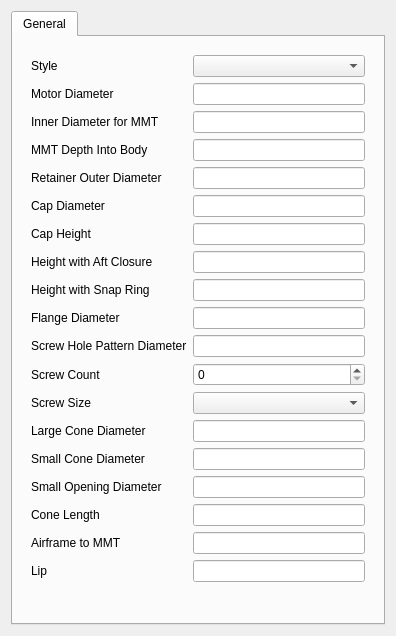
<?xml version="1.0" encoding="UTF-8"?>
<ui version="4.0">
 <class>Dialog</class>
 <widget class="QDialog" name="Dialog">
  <property name="geometry">
   <rect>
    <x>0</x>
    <y>0</y>
    <width>396</width>
    <height>636</height>
   </rect>
  </property>
  <property name="windowTitle">
   <string>Retainer Parameter</string>
  </property>
  <layout class="QVBoxLayout" name="verticalLayout">
   <item>
    <widget class="QTabWidget" name="tabWidget">
     <property name="currentIndex">
      <number>0</number>
     </property>
     <widget class="QWidget" name="tabGeneral">
      <attribute name="title">
       <string>General</string>
      </attribute>
      <layout class="QVBoxLayout" name="verticalLayout_2">
       <item>
        <widget class="QStackedWidget" name="stackedWidget">
         <property name="currentIndex">
          <number>0</number>
         </property>
         <widget class="QWidget" name="pageGeneral">
          <layout class="QGridLayout" name="gridLayout">
           <item row="0" column="1">
            <widget class="QComboBox" name="retainerStyleCombo"/>
           </item>
           <item row="15" column="0">
            <widget class="QLabel" name="openDiameterSmallLabel">
             <property name="text">
              <string>Small Opening Diameter</string>
             </property>
            </widget>
           </item>
           <item row="3" column="0">
            <widget class="QLabel" name="mmtDepthLabel">
             <property name="text">
              <string>MMT Depth Into Body</string>
             </property>
            </widget>
           </item>
           <item row="11" column="0">
            <widget class="QLabel" name="screwCountLabel">
             <property name="text">
              <string>Screw Count</string>
             </property>
            </widget>
           </item>
           <item row="12" column="0">
            <widget class="QLabel" name="screwSizeLabel">
             <property name="text">
              <string>Screw Size</string>
             </property>
            </widget>
           </item>
           <item row="14" column="0">
            <widget class="QLabel" name="coneDiameterSmallLabel">
             <property name="text">
              <string>Small Cone Diameter</string>
             </property>
            </widget>
           </item>
           <item row="18" column="0">
            <widget class="QLabel" name="lipLabel">
             <property name="text">
              <string>Lip</string>
             </property>
            </widget>
           </item>
           <item row="8" column="0">
            <widget class="QLabel" name="heightWithSRLabel">
             <property name="text">
              <string>Height with Snap Ring</string>
             </property>
            </widget>
           </item>
           <item row="13" column="0">
            <widget class="QLabel" name="coneDiameterLargeLabel">
             <property name="text">
              <string>Large Cone Diameter</string>
             </property>
            </widget>
           </item>
           <item row="0" column="0">
            <widget class="QLabel" name="retainerStyleLabel">
             <property name="text">
              <string>Style</string>
             </property>
            </widget>
           </item>
           <item row="2" column="0">
            <widget class="QLabel" name="retainerIDLabel">
             <property name="text">
              <string>Inner Diameter for MMT</string>
             </property>
            </widget>
           </item>
           <item row="5" column="0">
            <widget class="QLabel" name="capDiameterLabel">
             <property name="text">
              <string>Cap Diameter</string>
             </property>
            </widget>
           </item>
           <item row="10" column="0">
            <widget class="QLabel" name="screwHolePatternLabel">
             <property name="text">
              <string>Screw Hole Pattern Diameter</string>
             </property>
            </widget>
           </item>
           <item row="6" column="0">
            <widget class="QLabel" name="capHeightLabel">
             <property name="text">
              <string>Cap Height</string>
             </property>
            </widget>
           </item>
           <item row="16" column="0">
            <widget class="QLabel" name="lengthLabel">
             <property name="text">
              <string>Cone Length</string>
             </property>
            </widget>
           </item>
           <item row="1" column="0">
            <widget class="QLabel" name="motorDiameterLabel">
             <property name="text">
              <string>Motor Diameter</string>
             </property>
            </widget>
           </item>
           <item row="4" column="0">
            <widget class="QLabel" name="retainerODLabel">
             <property name="text">
              <string>Retainer Outer Diameter</string>
             </property>
            </widget>
           </item>
           <item row="17" column="0">
            <widget class="QLabel" name="airframeToMMTLabel">
             <property name="text">
              <string>Airframe to MMT</string>
             </property>
            </widget>
           </item>
           <item row="7" column="0">
            <widget class="QLabel" name="heightWithACLabel">
             <property name="text">
              <string>Height with Aft Closure</string>
             </property>
            </widget>
           </item>
           <item row="9" column="0">
            <widget class="QLabel" name="flangeDiameterLabel">
             <property name="text">
              <string>Flange Diameter</string>
             </property>
            </widget>
           </item>
           <item row="19" column="0">
            <spacer name="verticalSpacer">
             <property name="orientation">
              <enum>Qt::Orientation::Vertical</enum>
             </property>
             <property name="sizeHint" stdset="0">
              <size>
               <width>20</width>
               <height>0</height>
              </size>
             </property>
            </spacer>
           </item>
           <item row="1" column="1">
            <widget class="Gui::InputField" name="motorDiameterInput">
             <property name="unit" stdset="0">
              <string notr="true"/>
             </property>
            </widget>
           </item>
           <item row="2" column="1">
            <widget class="Gui::InputField" name="retainerIDInput">
             <property name="unit" stdset="0">
              <string notr="true"/>
             </property>
            </widget>
           </item>
           <item row="3" column="1">
            <widget class="Gui::InputField" name="mmtDepthInput">
             <property name="unit" stdset="0">
              <string notr="true"/>
             </property>
            </widget>
           </item>
           <item row="4" column="1">
            <widget class="Gui::InputField" name="retainerODInput">
             <property name="unit" stdset="0">
              <string notr="true"/>
             </property>
            </widget>
           </item>
           <item row="5" column="1">
            <widget class="Gui::InputField" name="capDiameterInput">
             <property name="unit" stdset="0">
              <string notr="true"/>
             </property>
            </widget>
           </item>
           <item row="6" column="1">
            <widget class="Gui::InputField" name="capHeightInput">
             <property name="unit" stdset="0">
              <string notr="true"/>
             </property>
            </widget>
           </item>
           <item row="7" column="1">
            <widget class="Gui::InputField" name="heightWithACInput">
             <property name="unit" stdset="0">
              <string notr="true"/>
             </property>
            </widget>
           </item>
           <item row="8" column="1">
            <widget class="Gui::InputField" name="heightWithSRInput">
             <property name="unit" stdset="0">
              <string notr="true"/>
             </property>
            </widget>
           </item>
           <item row="9" column="1">
            <widget class="Gui::InputField" name="flangeDiameterInput">
             <property name="unit" stdset="0">
              <string notr="true"/>
             </property>
            </widget>
           </item>
           <item row="10" column="1">
            <widget class="Gui::InputField" name="screwHolePatternInput">
             <property name="unit" stdset="0">
              <string notr="true"/>
             </property>
            </widget>
           </item>
           <item row="11" column="1">
            <widget class="Gui::UIntSpinBox" name="screwCountSpinner"/>
           </item>
           <item row="12" column="1">
            <widget class="QComboBox" name="screwSizeCombo"/>
           </item>
           <item row="13" column="1">
            <widget class="Gui::InputField" name="coneDiameterLargeInput">
             <property name="unit" stdset="0">
              <string notr="true"/>
             </property>
            </widget>
           </item>
           <item row="14" column="1">
            <widget class="Gui::InputField" name="coneDiameterSmallInput">
             <property name="unit" stdset="0">
              <string notr="true"/>
             </property>
            </widget>
           </item>
           <item row="15" column="1">
            <widget class="Gui::InputField" name="openDiameterSmallInput">
             <property name="unit" stdset="0">
              <string notr="true"/>
             </property>
            </widget>
           </item>
           <item row="16" column="1">
            <widget class="Gui::InputField" name="lengthInput">
             <property name="unit" stdset="0">
              <string notr="true"/>
             </property>
            </widget>
           </item>
           <item row="17" column="1">
            <widget class="Gui::InputField" name="airframeToMMTInput">
             <property name="unit" stdset="0">
              <string notr="true"/>
             </property>
            </widget>
           </item>
           <item row="18" column="1">
            <widget class="Gui::InputField" name="lipInput">
             <property name="unit" stdset="0">
              <string notr="true"/>
             </property>
            </widget>
           </item>
          </layout>
         </widget>
         <widget class="QWidget" name="pageProxy">
          <layout class="QVBoxLayout" name="verticalLayout_3">
           <item>
            <layout class="QGridLayout" name="gridLayout_2">
             <item row="1" column="0">
              <widget class="QLabel" name="proxyBaseObjectLabel">
               <property name="text">
                <string>Base Object</string>
               </property>
              </widget>
             </item>
             <item row="3" column="0">
              <widget class="QLabel" name="proxyEffectiveDiameterLabel">
               <property name="text">
                <string>Effective Motor Diameter</string>
               </property>
              </widget>
             </item>
             <item row="0" column="0">
              <widget class="QLabel" name="retainerStyleProxyLabel">
               <property name="text">
                <string>Style</string>
               </property>
              </widget>
             </item>
             <item row="1" column="1">
              <widget class="QLabel" name="proxyBaseObjectInput">
               <property name="text">
                <string/>
               </property>
              </widget>
             </item>
             <item row="1" column="2">
              <widget class="QPushButton" name="proxyBaseObjectButton">
               <property name="text">
                <string>Select</string>
               </property>
              </widget>
             </item>
             <item row="0" column="1" colspan="2">
              <widget class="QComboBox" name="retainerStyleProxyCombo"/>
             </item>
             <item row="3" column="1" colspan="2">
              <widget class="Gui::InputField" name="proxyEffectiveDiameterInput">
               <property name="unit" stdset="0">
                <string notr="true"/>
               </property>
              </widget>
             </item>
             <item row="2" column="1">
              <widget class="QLabel" name="proxyBaseObjectLabelSelect">
               <property name="text">
                <string/>
               </property>
              </widget>
             </item>
            </layout>
           </item>
           <item>
            <widget class="QGroupBox" name="proxyPlacementGroup">
             <property name="title">
              <string>Placement</string>
             </property>
             <layout class="QGridLayout" name="gridLayout_3">
              <item row="0" column="3">
               <widget class="Gui::InputField" name="yRotationInput">
                <property name="unit" stdset="0">
                 <string notr="true"/>
                </property>
               </widget>
              </item>
              <item row="0" column="6">
               <widget class="QLabel" name="zRotationLabel">
                <property name="text">
                 <string>z</string>
                </property>
               </widget>
              </item>
              <item row="0" column="2">
               <widget class="QLabel" name="xRotationLabel">
                <property name="text">
                 <string>x</string>
                </property>
               </widget>
              </item>
              <item row="1" column="0">
               <widget class="QLabel" name="offsetLabel">
                <property name="text">
                 <string>Offset</string>
                </property>
               </widget>
              </item>
              <item row="0" column="1">
               <widget class="Gui::InputField" name="xRotationInput">
                <property name="unit" stdset="0">
                 <string notr="true"/>
                </property>
               </widget>
              </item>
              <item row="0" column="4">
               <widget class="QLabel" name="yRotationLabel">
                <property name="text">
                 <string>y</string>
                </property>
               </widget>
              </item>
              <item row="0" column="0">
               <widget class="QLabel" name="rotationLabel">
                <property name="text">
                 <string>Rotation</string>
                </property>
               </widget>
              </item>
              <item row="0" column="5">
               <widget class="Gui::InputField" name="zRotationInput">
                <property name="unit" stdset="0">
                 <string notr="true"/>
                </property>
               </widget>
              </item>
              <item row="1" column="1" colspan="6">
               <widget class="Gui::InputField" name="offsetInput">
                <property name="unit" stdset="0">
                 <string notr="true"/>
                </property>
               </widget>
              </item>
             </layout>
            </widget>
           </item>
           <item>
            <widget class="QCheckBox" name="proxyShowBasePlaneCheckbox">
             <property name="text">
              <string>Show Base Plane</string>
             </property>
            </widget>
           </item>
           <item>
            <spacer name="verticalSpacer_2">
             <property name="orientation">
              <enum>Qt::Orientation::Vertical</enum>
             </property>
             <property name="sizeHint" stdset="0">
              <size>
               <width>20</width>
               <height>40</height>
              </size>
             </property>
            </spacer>
           </item>
          </layout>
         </widget>
        </widget>
       </item>
      </layout>
     </widget>
    </widget>
   </item>
  </layout>
 </widget>
 <customwidgets>
  <customwidget>
   <class>Gui::InputField</class>
   <extends>QLineEdit</extends>
   <header>Gui/InputField.h</header>
  </customwidget>
  <customwidget>
   <class>Gui::UIntSpinBox</class>
   <extends>QSpinBox</extends>
   <header>Gui/SpinBox.h</header>
  </customwidget>
 </customwidgets>
 <resources/>
 <connections/>
</ui>
